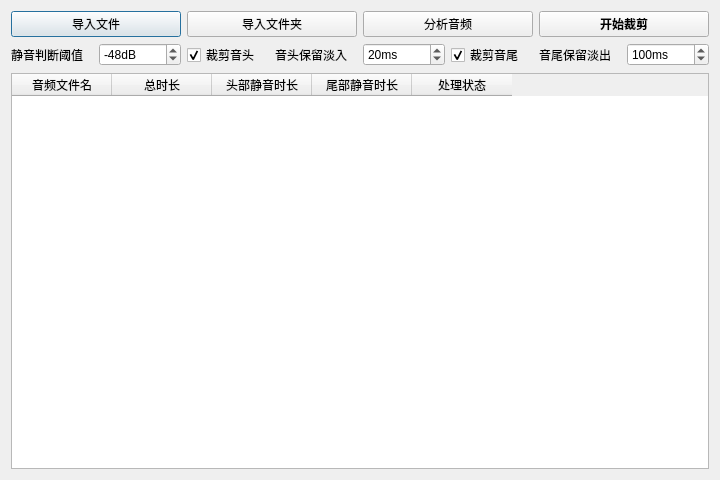
<?xml version="1.0" encoding="UTF-8"?>
<ui version="4.0">
 <class>AudioSilenceTrimmer</class>
 <widget class="QDialog" name="AudioSilenceTrimmer">
  <property name="geometry">
   <rect>
    <x>0</x>
    <y>0</y>
    <width>720</width>
    <height>480</height>
   </rect>
  </property>
  <property name="windowTitle">
   <string>音频头尾静音裁剪</string>
  </property>
  <layout class="QVBoxLayout" name="verticalLayout">
   <item>
    <layout class="QHBoxLayout" name="horizontalLayout">
     <item>
      <widget class="QPushButton" name="btnImportFiles">
       <property name="text">
        <string>导入文件</string>
       </property>
      </widget>
     </item>
     <item>
      <widget class="QPushButton" name="btnImportFolder">
       <property name="text">
        <string>导入文件夹</string>
       </property>
      </widget>
     </item>
     <item>
      <widget class="QPushButton" name="btnAnalyzeAudio">
       <property name="text">
        <string>分析音频</string>
       </property>
      </widget>
     </item>
     <item>
      <widget class="QPushButton" name="btnStartTrimming">
       <property name="font">
        <font>
         <bold>true</bold>
        </font>
       </property>
       <property name="text">
        <string>开始裁剪</string>
       </property>
      </widget>
     </item>
    </layout>
   </item>
   <item>
    <layout class="QHBoxLayout" name="horizontalLayout_2">
     <item>
      <widget class="QLabel" name="lblCutThreshold">
       <property name="text">
        <string>静音判断阈值</string>
       </property>
      </widget>
     </item>
     <item>
      <widget class="QSpinBox" name="spbCutThreshold">
       <property name="suffix">
        <string>dB</string>
       </property>
       <property name="minimum">
        <number>-96</number>
       </property>
       <property name="maximum">
        <number>0</number>
       </property>
       <property name="value">
        <number>-48</number>
       </property>
      </widget>
     </item>
     <item>
      <widget class="QCheckBox" name="cbxTrimHead">
       <property name="text">
        <string>裁剪音头</string>
       </property>
       <property name="checked">
        <bool>true</bool>
       </property>
      </widget>
     </item>
     <item>
      <widget class="QLabel" name="lblFadeInDuration">
       <property name="text">
        <string>音头保留淡入</string>
       </property>
      </widget>
     </item>
     <item>
      <widget class="QSpinBox" name="spbFadeInDuration">
       <property name="suffix">
        <string>ms</string>
       </property>
       <property name="minimum">
        <number>1</number>
       </property>
       <property name="maximum">
        <number>1000</number>
       </property>
       <property name="value">
        <number>20</number>
       </property>
      </widget>
     </item>
     <item>
      <widget class="QCheckBox" name="cbxTrimTail">
       <property name="text">
        <string>裁剪音尾</string>
       </property>
       <property name="checked">
        <bool>true</bool>
       </property>
      </widget>
     </item>
     <item>
      <widget class="QLabel" name="lblFadeOutDuration">
       <property name="text">
        <string>音尾保留淡出</string>
       </property>
      </widget>
     </item>
     <item>
      <widget class="QSpinBox" name="spbFadeOutDuration">
       <property name="suffix">
        <string>ms</string>
       </property>
       <property name="minimum">
        <number>1</number>
       </property>
       <property name="maximum">
        <number>1000</number>
       </property>
       <property name="value">
        <number>100</number>
       </property>
      </widget>
     </item>
    </layout>
   </item>
   <item>
    <widget class="QTableWidget" name="tblFileList">
     <property name="dragEnabled">
      <bool>true</bool>
     </property>
     <property name="dragDropMode">
      <enum>QAbstractItemView::DragDrop</enum>
     </property>
     <column>
      <property name="text">
       <string>音频文件名</string>
      </property>
     </column>
     <column>
      <property name="text">
       <string>总时长</string>
      </property>
     </column>
     <column>
      <property name="text">
       <string>头部静音时长</string>
      </property>
     </column>
     <column>
      <property name="text">
       <string>尾部静音时长</string>
      </property>
     </column>
     <column>
      <property name="text">
       <string>处理状态</string>
      </property>
     </column>
    </widget>
   </item>
  </layout>
 </widget>
 <resources/>
 <connections/>
</ui>
